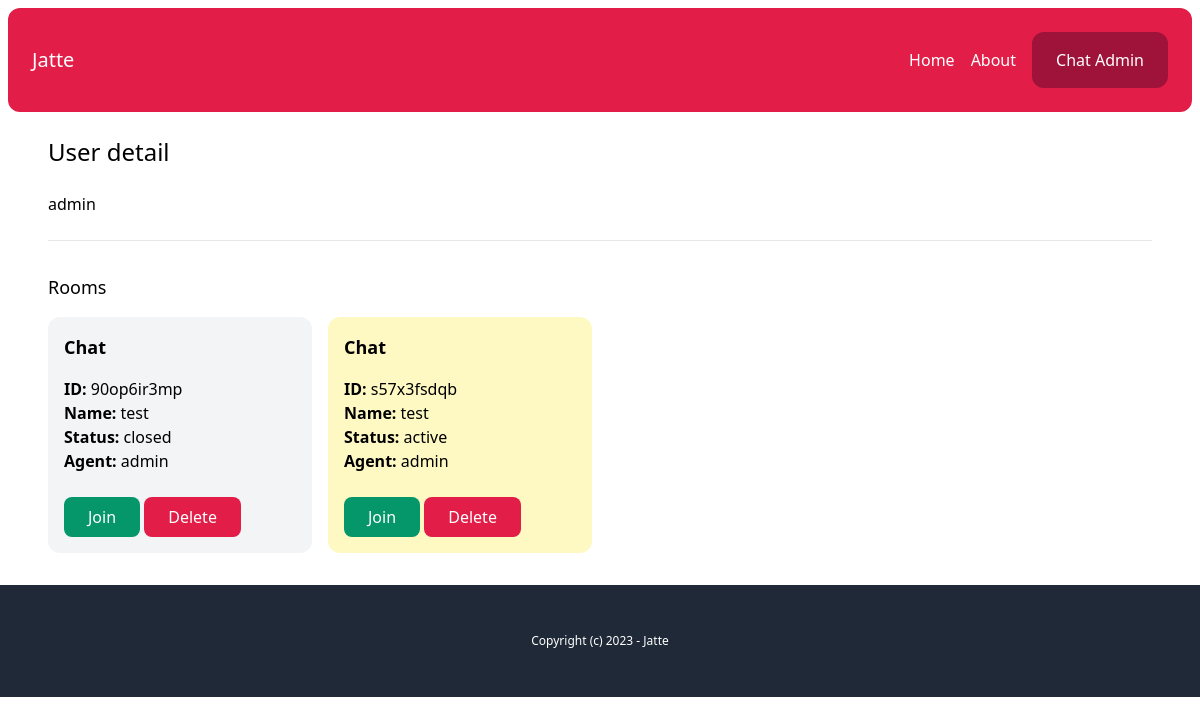
Page /chat-admin/users/6aaf5a42-7c56-4b12-afab-a7e29df4ad82/ (signed in) on the earlier database version.
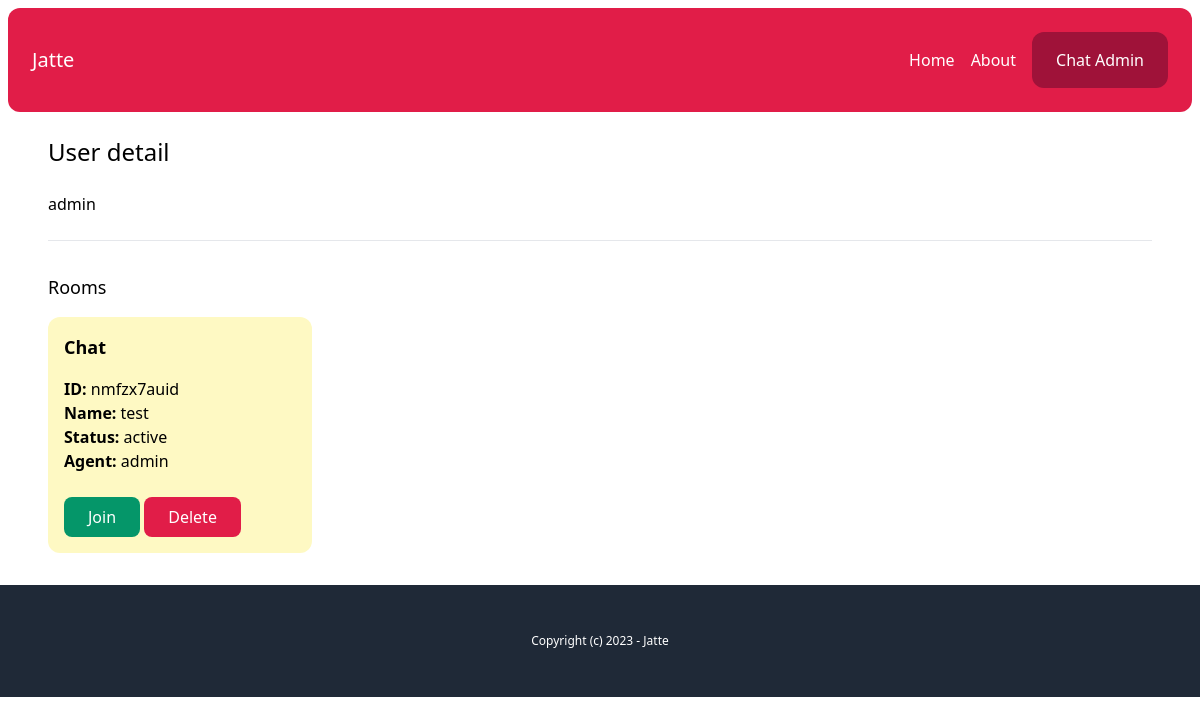
Same page on the later database version.
### chat/models.py (models this page shows, shortened)
class Room(models.Model):
    WAITING = "waiting"
    ACTIVE = "active"
    CLOSED = "closed"
    CHOICES_STATUS = [(WAITING, "Waiting"), (ACTIVE, "Active"), (CLOSED, "Closed")]
    uuid = models.CharField(max_length=255)
    client = models.CharField(max_length=255)
    agent = models.ForeignKey(
        User, related_name="rooms", blank=True, null=True, on_delete=models.SET_NULL
    )
    messages = models.ManyToManyField(Message, blank=True)
    url = models.CharField(max_length=255, blank=True, null=True)
    status = models.CharField(max_length=20, choices=CHOICES_STATUS, default=WAITING)
    created_at = models.DateTimeField(auto_now_add=True)
    class Meta:
        ordering: ["-created_at"]

### account/models.py (models this page shows)
class User(AbstractBaseUser, PermissionsMixin):
    AGENT = 'agent'
    MANAGER = 'manager'
    ROLES_CHOICES = (
        (AGENT, 'Agent'),
        (MANAGER, 'Manager'),
    )
    id = models.UUIDField(primary_key=True, default=uuid.uuid4, editable=False)
    email = models.EmailField(unique=True)
    name = models.CharField(max_length=255, blank=True, default='')
    role = models.CharField(max_length=20, choices=ROLES_CHOICES, default=AGENT)
    is_active = models.BooleanField(default=True)
    is_superuser = models.BooleanField(default=False)
    is_staff = models.BooleanField(default=False)
    date_joined = models.DateTimeField(default=timezone.now)
    last_login = models.DateTimeField(blank=True, null=True)
    objects = CustomUserManager()
    USERNAME_FIELD = 'email'
    EMAIL_FIELD = 'email'
    REQUIRED_FIELDS = ['name']

### chat/views.py (the view)
# urls.py: path("chat-admin/users/<uuid:uuid>/", views.user_detail, name="user_detail"),
@login_required
def user_detail(request, uuid):
    user = User.objects.get(pk=uuid)
    rooms = user.rooms.all()
    return render(
        request,
        "chat/user_detail.html",
        {
            "user": user,
            "rooms": rooms,
        },
    )

### chat/templates/chat/user_detail.html
{% extends 'core/base.html' %} {% block content %}
<h1 class="mb-6 text-2xl">User detail</h1>
{{ user.name }}
<hr class="my-6" />
<div class="mt-8">
  <h2 class="mb-4 text-lg">Rooms</h2>
  {% include 'chat/partials/room_list.html' %}
</div>
{% endblock %}

### chat/templates/chat/partials/room_list.html
<div class="grid grid-cols-4 gap-4">
  {% for room in rooms %}
  <div
    class="p-4 rounded-xl {% if room.status == 'waiting' %} bg-emerald-100 {% elif room.status == 'active' %} bg-yellow-100 {% else%} bg-gray-100 {% endif %}"
  >
    <h3 class="mb-4 text-lg font-semibold">Chat</h3>
    <p>
      <b>ID: </b> {{ room.uuid }} <br />
      <b>Name: </b> {{ room.client }} <br />
      <b>Status: </b> {{ room.status }} <br />
      <b>Agent: </b> {% firstof room.agent.name 'None yet...' %} <br />
    </p>
    <a
      href="{%  url 'chat:room' room.uuid %}"
      class="mt-6 inline-block py-2 px-6 bg-emerald-600 text-white rounded-lg"
      >Join</a
    >
    <a
      href="{%  url 'chat:delete_room' room.uuid %}"
      class="mt-6 inline-block py-2 px-6 bg-rose-600 text-white rounded-lg"
      >Delete</a
    >
  </div>
  {% endfor %}
</div>

Differences in the rows shown:
removed Room: uuid "90op6ir3mp", client "test", status "closed", agent.name "admin"
removed Room: uuid "s57x3fsdqb", client "test", status "active", agent.name "admin"
added Room: uuid "nmfzx7auid", client "test", status "active", agent.name "admin"
